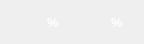
  <widget class="QWidget" name="layoutWidget">
   <property name="geometry">
    <rect>
     <x>490</x>
     <y>218</y>
     <width>128</width>
     <height>26</height>
    </rect>
   </property>
   <layout class="QHBoxLayout" name="horizontalLayout_11">
    <item>
     <layout class="QHBoxLayout" name="horizontalLayout_7">
      <item>
       <widget class="QLabel" name="lb_Lect_FC62109A">
        <property name="minimumSize">
         <size>
          <width>30</width>
          <height>18</height>
         </size>
        </property>
        <property name="maximumSize">
         <size>
          <width>30</width>
          <height>18</height>
         </size>
        </property>
        <property name="font">
         <font>
          <pointsize>10</pointsize>
          <weight>75</weight>
          <bold>true</bold>
         </font>
        </property>
        <property name="layoutDirection">
         <enum>Qt::LeftToRight</enum>
        </property>
        <property name="styleSheet">
         <string notr="true">background-color:none;
color: rgb(255, 255, 255);</string>
        </property>
        <property name="text">
         <string/>
        </property>
        <property name="alignment">
         <set>Qt::AlignRight|Qt::AlignTrailing|Qt::AlignVCenter</set>
        </property>
       </widget>
      </item>
      <item>
       <widget class="QLabel" name="lb_Unit_FC62109A">
        <property name="minimumSize">
         <size>
          <width>22</width>
          <height>22</height>
         </size>
        </property>
        <property name="maximumSize">
         <size>
          <width>22</width>
          <height>22</height>
         </size>
        </property>
        <property name="font">
         <font>
          <pointsize>10</pointsize>
          <weight>75</weight>
          <bold>true</bold>
         </font>
        </property>
        <property name="layoutDirection">
         <enum>Qt::LeftToRight</enum>
        </property>
        <property name="styleSheet">
         <string notr="true">background-color:none;
color: rgb(255, 255, 255);</string>
        </property>
        <property name="text">
         <string>%</string>
        </property>
        <property name="alignment">
         <set>Qt::AlignLeading|Qt::AlignLeft|Qt::AlignVCenter</set>
        </property>
       </widget>
      </item>
     </layout>
    </item>
    <item>
     <layout class="QHBoxLayout" name="horizontalLayout_8">
      <item>
       <widget class="QLabel" name="lb_Lect_FC62109B">
        <property name="minimumSize">
         <size>
          <width>30</width>
          <height>18</height>
         </size>
        </property>
        <property name="maximumSize">
         <size>
          <width>30</width>
          <height>18</height>
         </size>
        </property>
        <property name="font">
         <font>
          <pointsize>10</pointsize>
          <weight>75</weight>
          <bold>true</bold>
         </font>
        </property>
        <property name="layoutDirection">
         <enum>Qt::LeftToRight</enum>
        </property>
        <property name="styleSheet">
         <string notr="true">background-color:none;
color: rgb(255, 255, 255);</string>
        </property>
        <property name="text">
         <string/>
        </property>
        <property name="alignment">
         <set>Qt::AlignRight|Qt::AlignTrailing|Qt::AlignVCenter</set>
        </property>
       </widget>
      </item>
      <item>
       <widget class="QLabel" name="lb_Unit_FC62109B">
        <property name="minimumSize">
         <size>
          <width>22</width>
          <height>22</height>
         </size>
        </property>
        <property name="maximumSize">
         <size>
          <width>22</width>
          <height>22</height>
         </size>
        </property>
        <property name="font">
         <font>
          <pointsize>10</pointsize>
          <weight>75</weight>
          <bold>true</bold>
         </font>
        </property>
        <property name="layoutDirection">
         <enum>Qt::LeftToRight</enum>
        </property>
        <property name="styleSheet">
         <string notr="true">background-color:none;
color: rgb(255, 255, 255);</string>
        </property>
        <property name="text">
         <string>%</string>
        </property>
        <property name="alignment">
         <set>Qt::AlignLeading|Qt::AlignLeft|Qt::AlignVCenter</set>
        </property>
       </widget>
      </item>
     </layout>
    </item>
   </layout>
  </widget>
